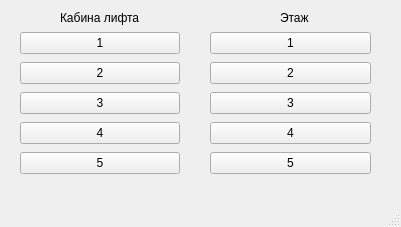
<?xml version="1.0" encoding="UTF-8"?>
<ui version="4.0">
 <class>MainWindow</class>
 <widget class="QMainWindow" name="MainWindow">
  <property name="geometry">
   <rect>
    <x>0</x>
    <y>0</y>
    <width>401</width>
    <height>227</height>
   </rect>
  </property>
  <property name="windowTitle">
   <string>MainWindow</string>
  </property>
  <widget class="QWidget" name="centralwidget">
   <widget class="QWidget" name="verticalLayoutWidget">
    <property name="geometry">
     <rect>
      <x>20</x>
      <y>30</y>
      <width>160</width>
      <height>151</height>
     </rect>
    </property>
    <layout class="QVBoxLayout" name="verticalLayout">
     <item>
      <widget class="QPushButton" name="pushButton_1">
       <property name="text">
        <string>1</string>
       </property>
      </widget>
     </item>
     <item>
      <widget class="QPushButton" name="pushButton_2">
       <property name="text">
        <string>2</string>
       </property>
      </widget>
     </item>
     <item>
      <widget class="QPushButton" name="pushButton_3">
       <property name="text">
        <string>3</string>
       </property>
      </widget>
     </item>
     <item>
      <widget class="QPushButton" name="pushButton_4">
       <property name="text">
        <string>4</string>
       </property>
      </widget>
     </item>
     <item>
      <widget class="QPushButton" name="pushButton_5">
       <property name="text">
        <string>5</string>
       </property>
      </widget>
     </item>
    </layout>
   </widget>
   <widget class="QLabel" name="label">
    <property name="geometry">
     <rect>
      <x>60</x>
      <y>10</y>
      <width>91</width>
      <height>16</height>
     </rect>
    </property>
    <property name="text">
     <string>Кабина лифта</string>
    </property>
   </widget>
   <widget class="QLabel" name="label_2">
    <property name="geometry">
     <rect>
      <x>280</x>
      <y>10</y>
      <width>41</width>
      <height>16</height>
     </rect>
    </property>
    <property name="text">
     <string>Этаж</string>
    </property>
   </widget>
   <widget class="QWidget" name="">
    <property name="geometry">
     <rect>
      <x>210</x>
      <y>30</y>
      <width>161</width>
      <height>151</height>
     </rect>
    </property>
    <layout class="QVBoxLayout" name="verticalLayout_2">
     <item>
      <widget class="QPushButton" name="pushButton">
       <property name="text">
        <string>1</string>
       </property>
      </widget>
     </item>
     <item>
      <widget class="QPushButton" name="pushButton_6">
       <property name="text">
        <string>2</string>
       </property>
      </widget>
     </item>
     <item>
      <widget class="QPushButton" name="pushButton_7">
       <property name="text">
        <string>3</string>
       </property>
      </widget>
     </item>
     <item>
      <widget class="QPushButton" name="pushButton_8">
       <property name="text">
        <string>4</string>
       </property>
      </widget>
     </item>
     <item>
      <widget class="QPushButton" name="pushButton_9">
       <property name="text">
        <string>5</string>
       </property>
      </widget>
     </item>
    </layout>
   </widget>
  </widget>
  <widget class="QMenuBar" name="menubar">
   <property name="geometry">
    <rect>
     <x>0</x>
     <y>0</y>
     <width>401</width>
     <height>17</height>
    </rect>
   </property>
  </widget>
  <widget class="QStatusBar" name="statusbar"/>
 </widget>
 <resources/>
 <connections/>
</ui>
